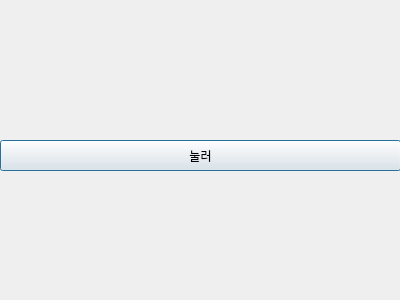
<?xml version="1.0" encoding="UTF-8"?>
<ui version="4.0">
 <class>Dialog</class>
 <widget class="QDialog" name="Dialog">
  <property name="geometry">
   <rect>
    <x>0</x>
    <y>0</y>
    <width>400</width>
    <height>300</height>
   </rect>
  </property>
  <property name="windowTitle">
   <string>Dialog</string>
  </property>
  <widget class="QPushButton" name="pushButton">
   <property name="geometry">
    <rect>
     <x>0</x>
     <y>140</y>
     <width>401</width>
     <height>31</height>
    </rect>
   </property>
   <property name="text">
    <string>눌러</string>
   </property>
  </widget>
 </widget>
 <resources/>
 <connections/>
</ui>
